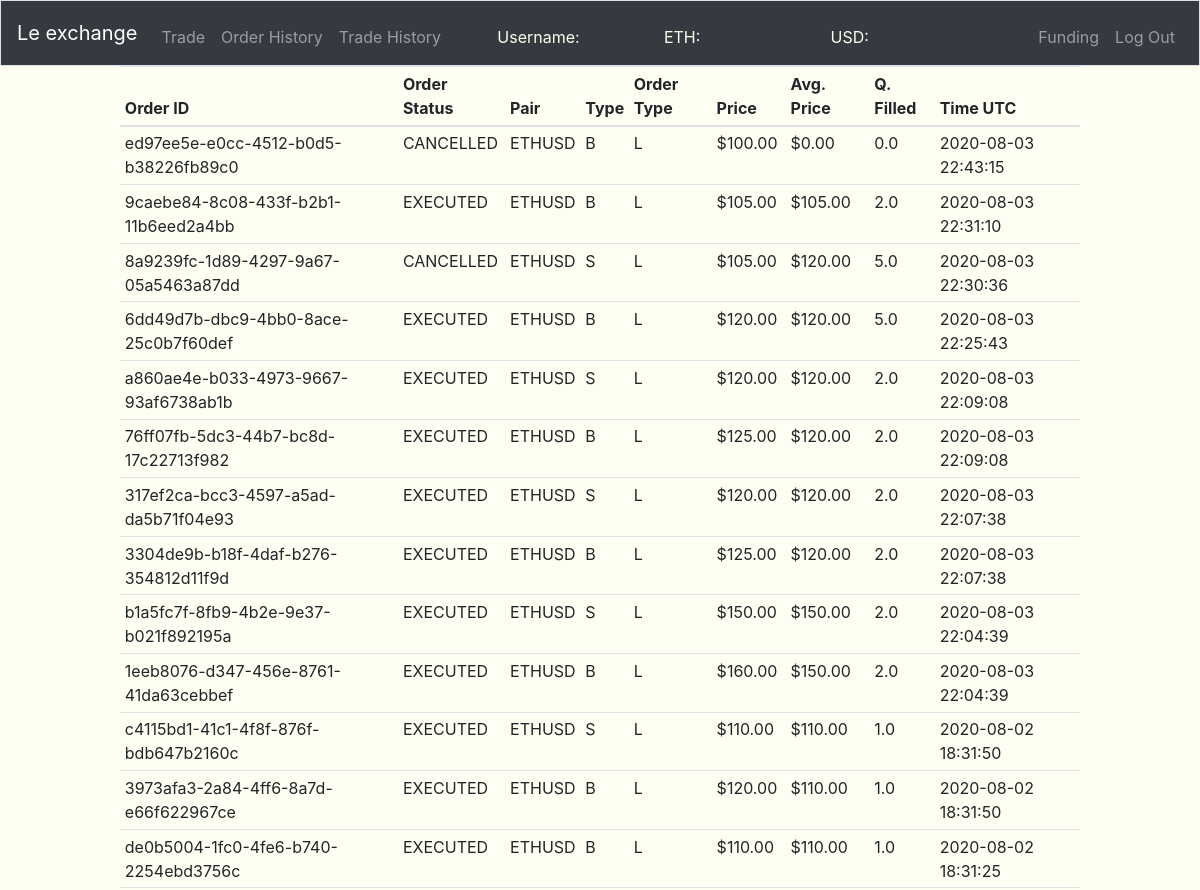
/order-history (signed in, upper part), run on an earlier commit of the app's database.
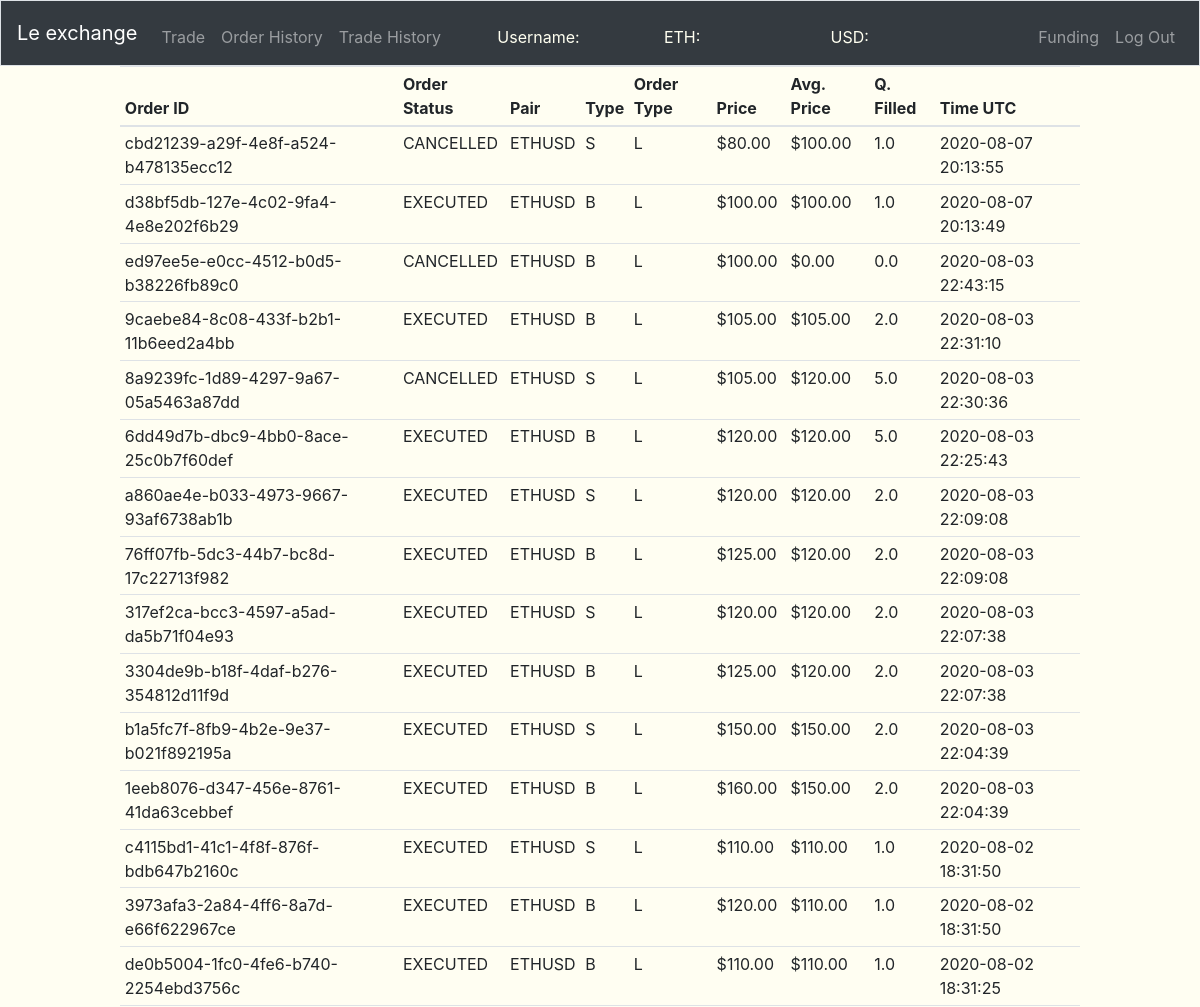
And on a later commit of the database.
### tables this page shows
CREATE TABLE "order_history" (
	"order_id"	VARCHAR(255) NOT NULL,
	"user_id"	INTEGER NOT NULL,
	"pair"	VARCHAR(255) NOT NULL,
	"type"	CHAR(1) NOT NULL,
	"ordertype"	CHAR(1) NOT NULL,
	"price"	REAL NOT NULL,
	"avg_price"	REAL NOT NULL,
	"quantity_filled"	REAL NOT NULL,
	"time"	INTEGER NOT NULL,
	"status"	TEXT NOT NULL,
	PRIMARY KEY("order_id")
);

### views.py (the view)
@app.route('/order-history', methods=["GET"])
@login_required
def order_history():
    order_history = db.execute(
        "SELECT * FROM order_history WHERE user_id = :id ORDER BY time DESC", id=session["user_id"])
    return render_template("history.html", order_history=order_history)

### app.py (called while the page is built)
@app.after_request
def after_request(response):
    response.headers["Cache-Control"] = "no-cache, no-store, must-revalidate"
    response.headers["Expires"] = 0
    response.headers["Pragma"] = "no-cache"
    return response

### helper.py (called while the page is built)
def login_required(f):
    @wraps(f)
    def decorated_function(*args, **kwargs):
        if session.get("user_id") is None:
            return redirect("/login"), 403
        return f(*args, **kwargs)
    return decorated_function

def usd(value):
    return f"${value:,.2f}"

def timeformater(time):
    return datetime.datetime.utcfromtimestamp(time)

### templates/history.html (shortened to what this page needs)
{% extends "layout.html" %}
{% block main %}
<table class="table table-hover table-sm" style="width: 80%; margin-left: auto; margin-right: auto;">
  <thead s>
    <tr>
      <th scope="col">Order ID</th>
      <th scope="col">Order Status</th>
      <th scope="col">Pair</th>
      <th scope="col">Type</th>
      <th scope="col">Order Type</th>
      <th scope="col">Price</th>
      <th scope="col">Avg. Price</th>
      <th scope="col">Q. Filled</th>
      <th scope="col">Time UTC</th>
    </tr>
  </thead>
  <tbody>
    {% for i in order_history %}
      <tr>
        <td>{{i.order_id}}</td>
        <td>{{i.status}}</td>
        <td>{{i.pair}}</td>
        <td>{{i.type}}</td>
        <td>{{i.ordertype}}</td>
        <td>{{i.price|usd}}</td>
        <td>{{i.avg_price|usd}}</td>
        <td>{{i.quantity_filled}}</td>
        <td>{{i.time|timeformater}}</td>
      </tr>
    {% endfor %}
  </tbody>
</table>
{% endblock %}

### templates/layout.html (shortened to what this page needs)
<!DOCTYPE html>
<html lang="en">
    <head>
      <link href="static/styles.css" rel="stylesheet">
      <link rel="stylesheet" href="https://stackpath.bootstrapcdn.com/bootstrap/4.4.1/css/bootstrap.min.css">
    </head>
    <body style="background-color: #fffef2;">
      <nav class="navbar navbar-expand-md navbar-dark bg-dark border">
        <a class="navbar-brand" href="/trade">Le exchange</a>
        <div class="collapse navbar-collapse" id="navbar">
            {% if session.user_id %}
                <ul class="navbar-nav mr-auto mt-2">
                    <li class="nav-item"><a class="nav-link" href="/trade">Trade</a></li>
                    <li class="nav-item"><a class="nav-link" href="/order-history">Order History</a></li>
                    <li class="nav-item"><a class="nav-link" href="/trade-history">Trade History</a></li>
                </ul>
                <ul class="navbar-nav mr-auto mt-2 container" style="width: 50%;">
                    <li class="nav-item col" style="color: ivory;">Username: <div style="color: rgb(255, 255, 255); font-weight: bold;" id="user_navbar_username"></div></li>
                    <li class="nav-item col" style="color: ivory;">ETH: <div style="color: fuchsia;" id="user_navbar_eth_balance"></div></li>
                    <li class="nav-item col" style="color: ivory;">USD: <div style="color: greenyellow;" id="user_navbar_usd_balance"></div></li>
                </ul>
                <ul class="navbar-nav ml-auto mt-2">
                    <li class="nav-item"><a class="nav-link" href="/funding">Funding</a></li>
                    <li class="nav-item"><a class="nav-link" href="/logout">Log Out</a></li>
                </ul>
            {% else %}
                <ul class="navbar-nav ml-auto mt-2">
                    <li class="nav-item"><a class="nav-link" href="/register">Register</a></li>
                    <li class="nav-item"><a class="nav-link" href="/login">Log In</a></li>
                </ul>
            {% endif %}
        </div>
    </nav>
        {% block main %}{% endblock %}
      </body>
</html>

What changed in the data, as far as the page shows it:
added order_history: order_id "cbd21239-a29f-4e8f-a524-b478135ecc12", status "CANCELLED", pair "ETHUSD", type "S", ordertype "L", price "$80.00", avg_price "$100.00", quantity_filled "1.0", time "2020-08-07 20:13:55"
added order_history: order_id "d38bf5db-127e-4c02-9fa4-4e8e202f6b29", status "EXECUTED", pair "ETHUSD", type "B", ordertype "L", price "$100.00", avg_price "$100.00", quantity_filled "1.0", time "2020-08-07 20:13:49"
